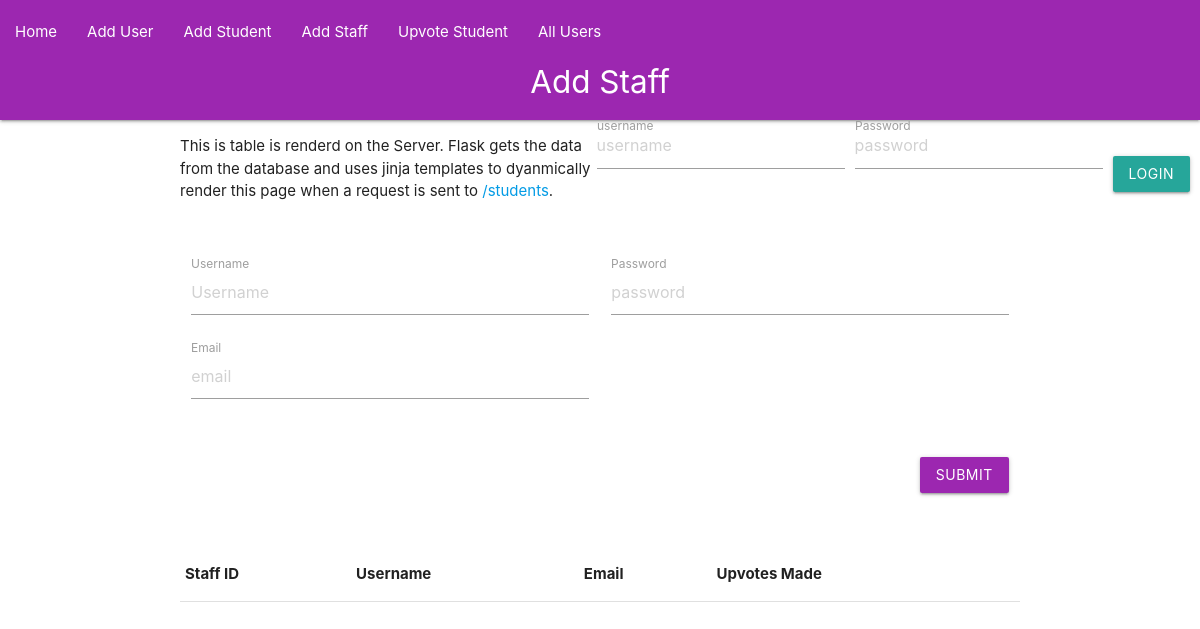
Page /staff on the earlier database version.
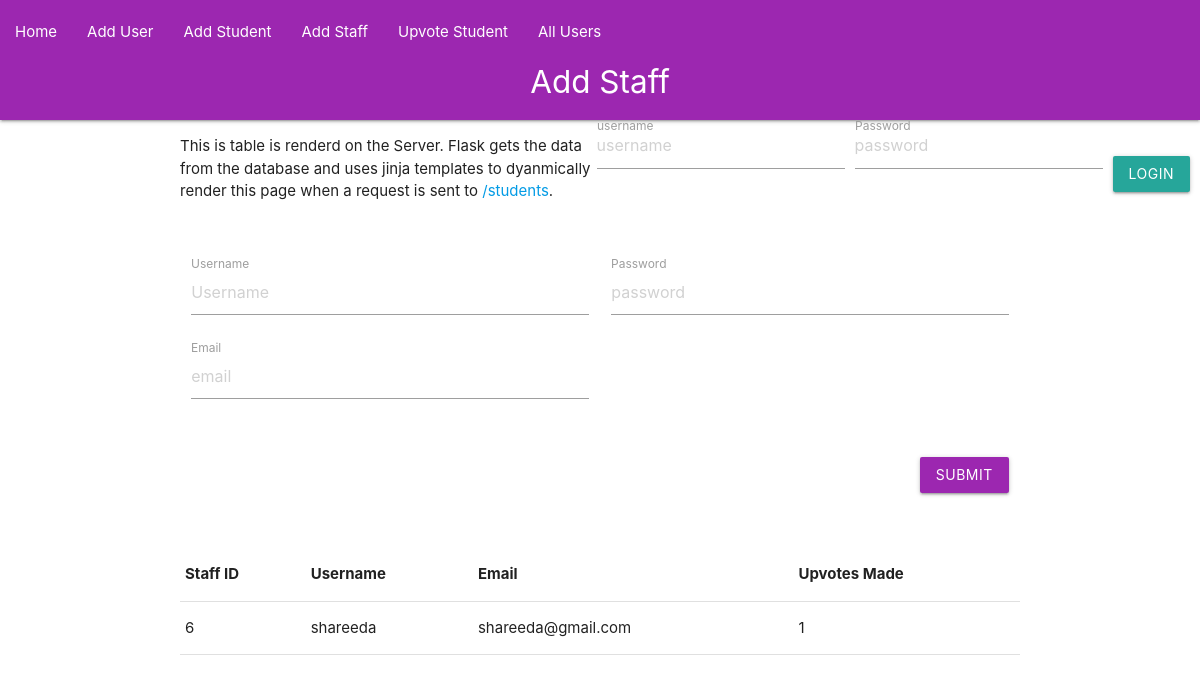
Same page on the later database version.
### App/models/staff.py (models this page shows, shortened)
class Staff(User):
    __tablename__ = "staff"
    id = db.Column(db.Integer, db.ForeignKey('user.id'), primary_key=True)
    username =  db.Column(db.String, nullable=False, unique=True)
    email = db.Column(db.String(120), nullable=False)
    upvotes_made = db.Column(db.Integer, default=0)
    __mapper_args__ = {
        'polymorphic_identity': 'staff'
    }

### App/views/staff.py (the view)
@staff_views.route('/staff', methods=['GET'])
def get_staff_page():
    staff = get_all_staff()
    return render_template('staff.html', staff=staff)

### App/controllers/auth.py (called while the page is built)
def add_auth_context(app):
    @app.context_processor
    def inject_user():
        try:
            verify_jwt_in_request()
            username = get_jwt_identity()  # Now it correctly retrieves the username
            current_user = User.query.filter_by(username=username).one_or_none()
            is_authenticated = current_user is not None
        except Exception as e:
            print(e)
            is_authenticated = False
            current_user = None
        return dict(is_authenticated=is_authenticated, current_user=current_user)

### App/controllers/staff.py (called while the page is built)
def get_all_staff():
    return Staff.query.all()

### App/templates/staff.html (shortened to what this page needs)
{% extends "layout.html" %}
{% block page %}Add Staff{% endblock %}
{% block content %}
    <div class="row">
        <p>
            This is table is renderd on the Server. Flask gets the data from the database and uses jinja templates to dyanmically render this page when a request is sent to <a href="/staff">/students</a>.
        </p>
    </div>
    <div class="row">
      <form class="col s12" method="POST" action="/staff">
        <div class="row">
          <div class="input-field col s6">
            <input placeholder="Username" name="username" type="text" class="validate">
            <label for="username">Username</label>
          </div>
          <div class="input-field col s6">
            <input placeholder="password" name="password" type="password" class="validate">
            <label for="password">Password</label>
          </div>
          <div class="input-field col s6">
            <input placeholder="email" name="email" type="email" class="validate">
            <label for="email">Email</label>
          </div>
        </div>
        <div class="row">
          <div class="input-field col s12">
            <button class="btn waves-effect waves-light right purple" type="submit" name="action">Submit</button>
          </div>
        </div>
      </form>
    </div>
    <div class="row">
      <table>
        <thead>
          <tr>
            <th>Staff ID</th><th>Username</th><th>Email</th><th>Upvotes Made</th>
          </tr>
        </thead>
        <tbody>
          {% for member in staff %}
            <tr>
                <td>{{member.id}}</td>
                <td>{{member.username}}</td>
                <td>{{member.email}}</td>
                <td>{{member.upvotes_made}}</td>
            </tr>
          {% endfor %}
      </table>
    </div>
{% endblock %}

Differences in the rows shown:
added Staff: id "6", username "shareeda", email "shareeda@gmail.com", upvotes_made "1"
